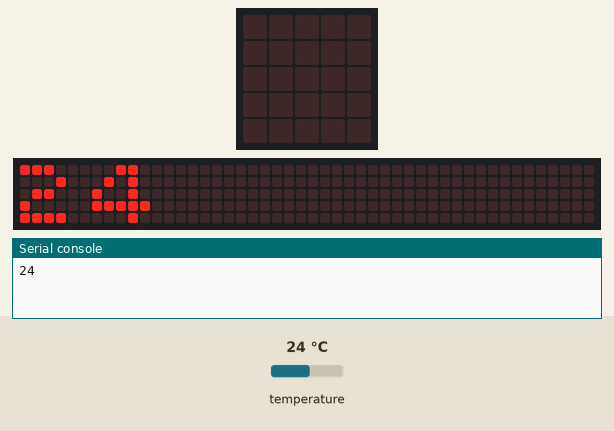
The program below on a simulated BBC micro:bit (MakeCode). Shown: the board's 5×5 LED display, a strip that is not on the board, showing the scrolling text unrolled, the last lines printed to the serial console. The test bench sets the inputs (shaded band); at power-on: temperature 24 °C. The 48×5 strip is a reading aid, not a part: it shows the text the display is scrolling, unrolled, one strip-width of it at a time.

Above: at 2.55 s.
5.1 s: temperature set to 19 °C
At 7.87 s:
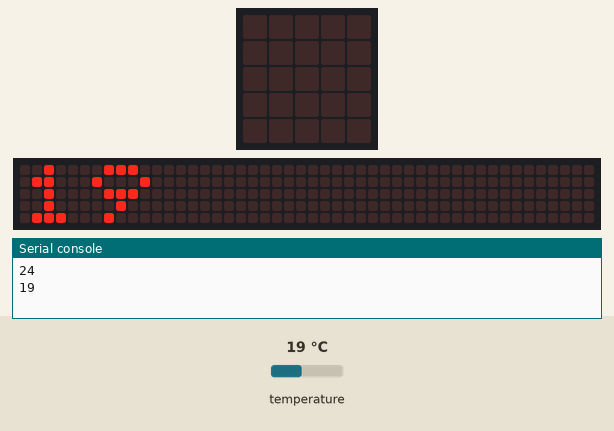
9.2 s: temperature set to 28 °C
At 11.1 s:
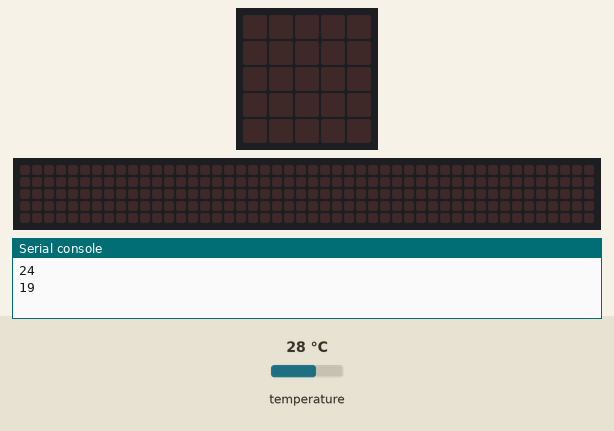
At 17.99 s:
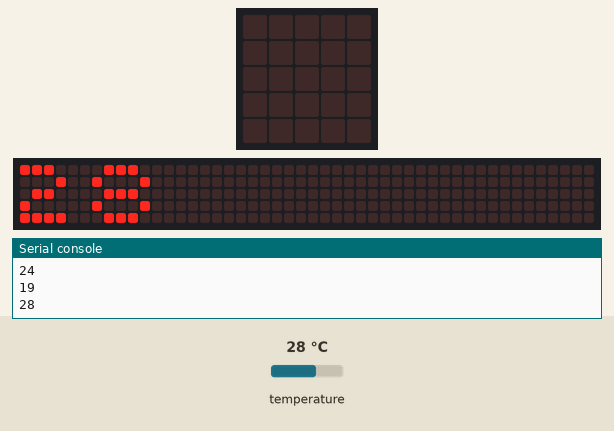
Timing chart, 0 to 19.5 s (numbered marks = the images above; inputs shaded):
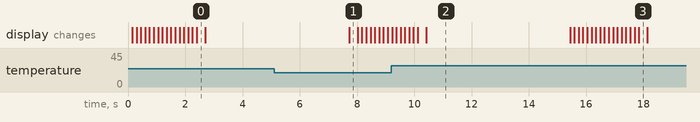

Measured:
- what the display in image 2 shows lasts 5.0 s, from 10.4 s to 15.4 s

The program:

Pui_this_on_Microbit_Sending_Data.py
```python
serial.redirect(SerialPin.USB_TX, SerialPin.USB_RX, BaudRate.BAUD_RATE115200)
serial.redirect_to_usb()

def on_forever():
    serial.write_number(input.temperature())
    serial.write_line("")
    basic.show_number(input.temperature())
    basic.pause(5000)
basic.forever(on_forever)
```
